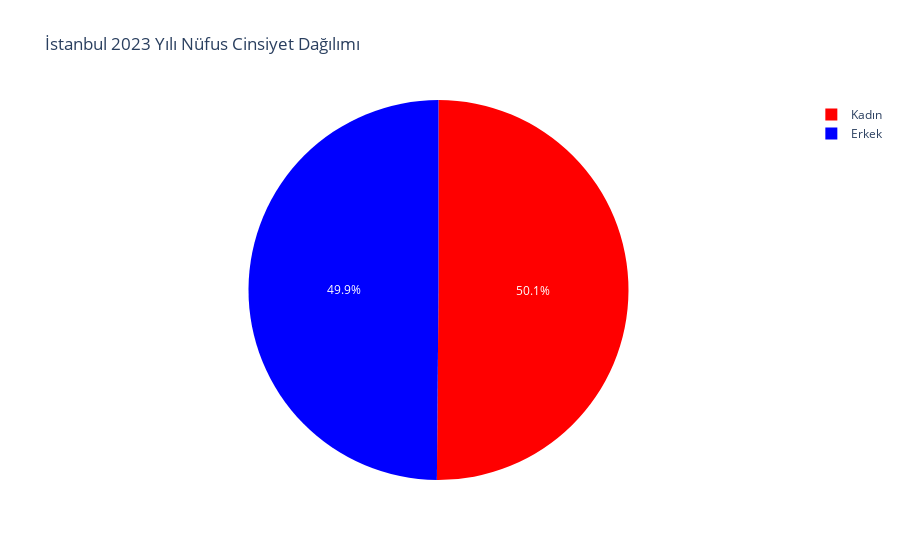

This figure's notebook cell:
### Markdown cell above
___

### Code cell
# 2023 yılı verileri
istanbul_yil_2023 = 2023
istanbul_erkek_2023 = 7806787
istanbul_kadin_2023 = 7849137

istanbul_fig_2023 = go.Figure(data=[go.Pie(labels=['Erkek', 'Kadın'], 
                                   values=[istanbul_erkek_2023, istanbul_kadin_2023])])
istanbul_fig_2023.update_traces(marker=dict(colors=['blue', 'red']))
istanbul_fig_2023.update_layout(
    title=f"İstanbul {istanbul_yil_2023} Yılı Nüfus Cinsiyet Dağılımı",
    annotations=[
        dict(
            text="İstanbul İçin Kadın Nüfusunun Erkek Nüfusunu Geçtiği İlk Yıl",
            showarrow=False,
            x=0.5,
            y=-0.3,
            font=dict(size=14)
        )
    ]
)
istanbul_fig_2023.show()

### Figure 1 — Plotly figure (JSON) as saved in the notebook; plotly's stock layout.template omitted (floating-point values rounded to 4 significant figures)
{"data": [{"labels": ["Erkek", "Kadın"], "marker": {"colors": ["blue", "red"]}, "type": "pie", "values": [7806787, 7849137]}], "layout": {"annotations": [{"font": {"size": 14}, "showarrow": false, "text": "İstanbul İçin Kadın Nüfusunun Erkek Nüfusunu Geçtiği İlk Yıl", "x": 0.5, "y": -0.3}], "title": {"text": "İstanbul 2023 Yılı Nüfus Cinsiyet Dağılımı"}}}
